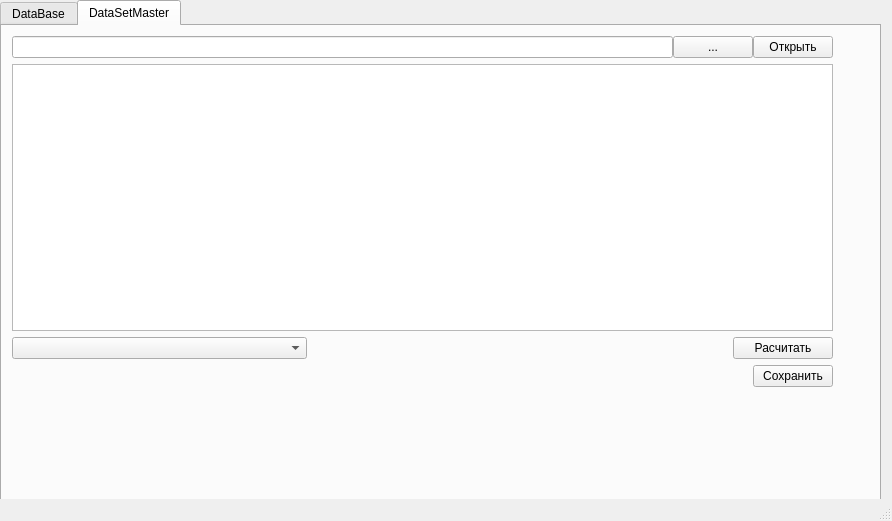
<?xml version="1.0" encoding="UTF-8"?>
<ui version="4.0">
 <class>MainWindow</class>
 <widget class="QMainWindow" name="MainWindow">
  <property name="geometry">
   <rect>
    <x>0</x>
    <y>0</y>
    <width>892</width>
    <height>521</height>
   </rect>
  </property>
  <property name="windowTitle">
   <string>MathParser</string>
  </property>
  <widget class="QWidget" name="centralwidget">
   <widget class="QTabWidget" name="tabWidget">
    <property name="geometry">
     <rect>
      <x>0</x>
      <y>0</y>
      <width>881</width>
      <height>501</height>
     </rect>
    </property>
    <property name="currentIndex">
     <number>1</number>
    </property>
    <widget class="QWidget" name="tab">
     <attribute name="title">
      <string>DataBase</string>
     </attribute>
     <widget class="QComboBox" name="name_comboBox">
      <property name="geometry">
       <rect>
        <x>10</x>
        <y>40</y>
        <width>261</width>
        <height>21</height>
       </rect>
      </property>
     </widget>
     <widget class="QPushButton" name="addBtn">
      <property name="geometry">
       <rect>
        <x>750</x>
        <y>340</y>
        <width>75</width>
        <height>23</height>
       </rect>
      </property>
      <property name="text">
       <string>Добавить</string>
      </property>
     </widget>
     <widget class="QPushButton" name="delBtn">
      <property name="geometry">
       <rect>
        <x>750</x>
        <y>370</y>
        <width>75</width>
        <height>23</height>
       </rect>
      </property>
      <property name="text">
       <string>Удалить</string>
      </property>
     </widget>
     <widget class="QPushButton" name="saveBtn">
      <property name="geometry">
       <rect>
        <x>750</x>
        <y>310</y>
        <width>75</width>
        <height>23</height>
       </rect>
      </property>
      <property name="text">
       <string>Сохранить</string>
      </property>
     </widget>
     <widget class="QTableWidget" name="tableWidget">
      <property name="geometry">
       <rect>
        <x>10</x>
        <y>70</y>
        <width>581</width>
        <height>291</height>
       </rect>
      </property>
      <property name="rowCount">
       <number>3</number>
      </property>
      <property name="columnCount">
       <number>4</number>
      </property>
      <row/>
      <row/>
      <row/>
      <column>
       <property name="text">
        <string>1</string>
       </property>
      </column>
      <column/>
      <column/>
      <column/>
     </widget>
     <widget class="QPushButton" name="calcBtn">
      <property name="geometry">
       <rect>
        <x>470</x>
        <y>370</y>
        <width>121</width>
        <height>23</height>
       </rect>
      </property>
      <property name="text">
       <string>Расчитать</string>
      </property>
     </widget>
     <widget class="QPushButton" name="searchVarBtn">
      <property name="geometry">
       <rect>
        <x>340</x>
        <y>370</y>
        <width>121</width>
        <height>23</height>
       </rect>
      </property>
      <property name="text">
       <string>Найти переменные</string>
      </property>
     </widget>
    </widget>
    <widget class="QWidget" name="tab_2">
     <attribute name="title">
      <string>DataSetMaster</string>
     </attribute>
     <widget class="QWidget" name="verticalLayoutWidget">
      <property name="geometry">
       <rect>
        <x>10</x>
        <y>10</y>
        <width>821</width>
        <height>351</height>
       </rect>
      </property>
      <layout class="QVBoxLayout" name="verticalLayout">
       <item>
        <layout class="QHBoxLayout" name="horizontalLayout">
         <property name="spacing">
          <number>0</number>
         </property>
         <property name="sizeConstraint">
          <enum>QLayout::SetNoConstraint</enum>
         </property>
         <item>
          <widget class="QLineEdit" name="linePath"/>
         </item>
         <item>
          <widget class="QPushButton" name="pathSearchDataSet">
           <property name="text">
            <string>...</string>
           </property>
          </widget>
         </item>
         <item>
          <widget class="QPushButton" name="openDataSet">
           <property name="text">
            <string>Открыть</string>
           </property>
          </widget>
         </item>
        </layout>
       </item>
       <item>
        <widget class="QTableWidget" name="tableDataSet"/>
       </item>
       <item>
        <layout class="QHBoxLayout" name="horizontalLayout_5">
         <item>
          <widget class="QComboBox" name="formulaComboBox"/>
         </item>
         <item>
          <spacer name="horizontalSpacer_2">
           <property name="orientation">
            <enum>Qt::Horizontal</enum>
           </property>
           <property name="sizeType">
            <enum>QSizePolicy::Fixed</enum>
           </property>
           <property name="sizeHint" stdset="0">
            <size>
             <width>420</width>
             <height>20</height>
            </size>
           </property>
          </spacer>
         </item>
         <item>
          <widget class="QPushButton" name="calcDataSetBtn">
           <property name="sizePolicy">
            <sizepolicy hsizetype="Fixed" vsizetype="Fixed">
             <horstretch>0</horstretch>
             <verstretch>0</verstretch>
            </sizepolicy>
           </property>
           <property name="maximumSize">
            <size>
             <width>100</width>
             <height>430</height>
            </size>
           </property>
           <property name="text">
            <string>Расчитать</string>
           </property>
          </widget>
         </item>
        </layout>
       </item>
       <item>
        <layout class="QHBoxLayout" name="horizontalLayout_3">
         <item>
          <spacer name="horizontalSpacer">
           <property name="orientation">
            <enum>Qt::Horizontal</enum>
           </property>
           <property name="sizeHint" stdset="0">
            <size>
             <width>40</width>
             <height>20</height>
            </size>
           </property>
          </spacer>
         </item>
         <item>
          <widget class="QPushButton" name="pushButton">
           <property name="text">
            <string>Сохранить</string>
           </property>
          </widget>
         </item>
        </layout>
       </item>
      </layout>
     </widget>
    </widget>
   </widget>
  </widget>
  <widget class="QMenuBar" name="menubar">
   <property name="geometry">
    <rect>
     <x>0</x>
     <y>0</y>
     <width>892</width>
     <height>21</height>
    </rect>
   </property>
  </widget>
  <widget class="QStatusBar" name="statusbar"/>
 </widget>
 <resources/>
 <connections/>
</ui>
